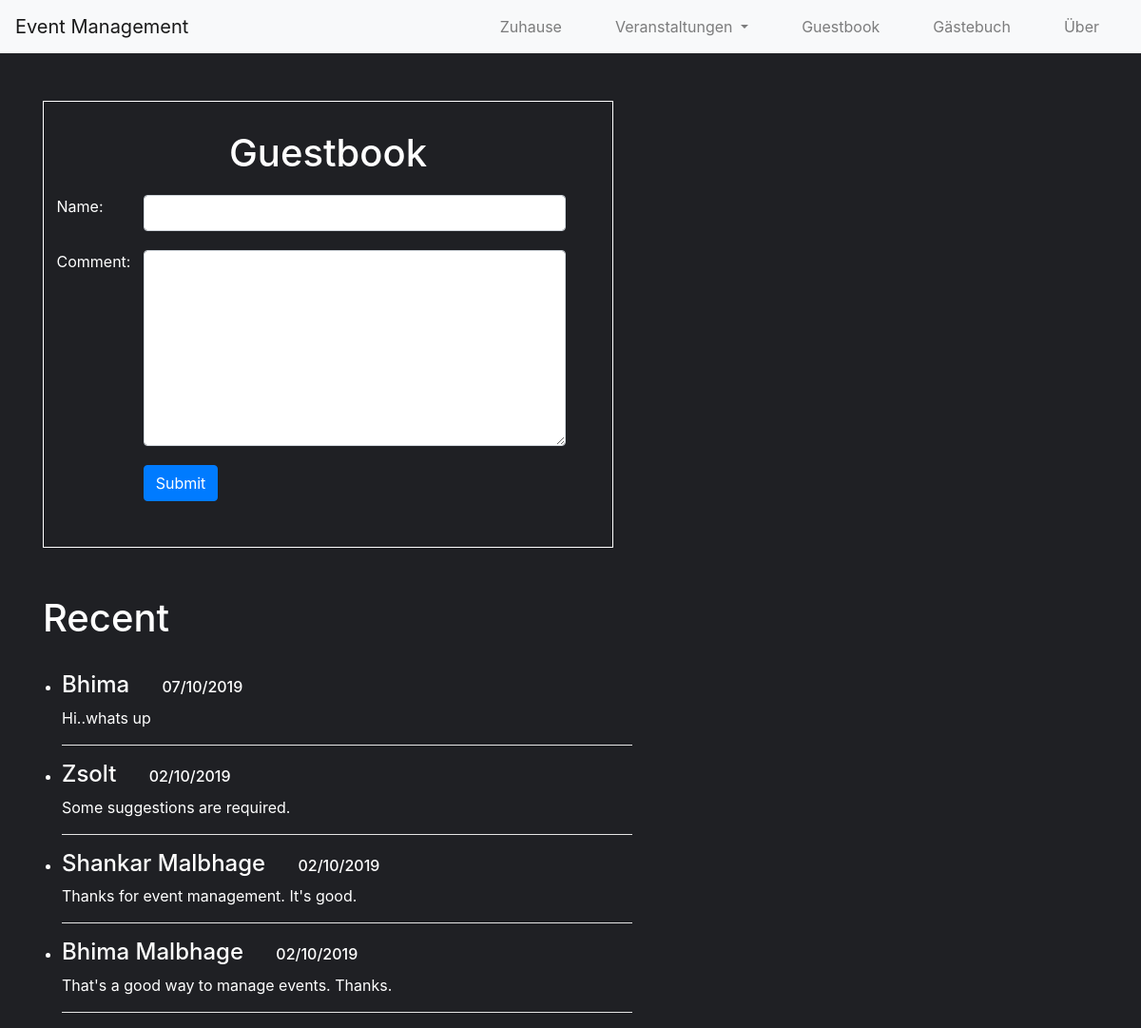
The app's page /forum.php?lang=gr with its own data.
### tables this page shows
CREATE TABLE `forum` (
  `id` int(11) NOT NULL,
  `name` varchar(1000) NOT NULL,
  `date` varchar(100) NOT NULL,
  `comment` longtext NOT NULL
);

### forum.php (the view, shortened to what this page needs)
<?php
include "config.php";
?>
<!DOCTYPE html>
<html>
<head>
		<link rel="stylesheet" type="text/css" href="style.css">
<link rel="stylesheet" href="https://maxcdn.bootstrapcdn.com/bootstrap/4.3.1/css/bootstrap.min.css">
</head>
<body style="background-color: #1f2024;color: white;">
<?php include 'header.php';?>
<section>
	<div class="container">
		<div class="forum-box">
			<h1 class="text-center">Guestbook</h1>
			<form action="forum.php" method="post">
			<div class="row field">
				<div class="col-md-2 col-4" style="">&nbsp;&nbsp;&nbsp;Name:</div>
				<div class="col-md-10 col-8" >
					<input type="text" name="name" class="form-control" style="width: 90%;" required="true">
				</div>
			</div>
			<div class="row field">
				<div class="col-md-2 col-4" style="">&nbsp;&nbsp;&nbsp;Comment:</div>
				<div class="col-md-10 col-8" >
					<textarea class="form-control" name="comment" rows="8" style="width: 90%;" required="true"></textarea>
				</div>
			</div>
						<div class="row field">
				<div class="col-md-2 col-4" style=""></div>
				<div class="col-md-10 col-8" >
					<input type="Submit" name="subforum" value="Submit" class="btn btn-primary">
				</div>
			</div>
			</form>
		</div>
	</div>
</section>
<section id="forum-bottom">
	<div class="container">
		<h1>Recent</h1>
		<br>
		<div class="flist">
			<ul>
				<?php
					$sql = "SELECT id,name, date,comment FROM forum ORDER BY date DESC, id DESC";
					$result = $conn->query($sql);
					if ($result->num_rows > 0) {
					    while($row = $result->fetch_assoc()) {
					    ?>
			<li><h4><?php echo $row['name']; ?><span style="font-size: 16px;margin-left: 30px;"> <?php echo $row['date']; ?> </span></h4>
					<p><?php echo $row['comment']; ?></p>
				</li>
				<hr>
					    <?php
					    }
					} else {
					    echo "0 results";
					}
				?>
			</ul>
		</div>
	</div>
</section>
</body>
</html>

### style.css (style rules this page uses)
* { margin: 0; padding: 0; }
body { font-family: sans-serif; }
.forum-box { width: 600px; height: 470px; border:1px solid white; margin:50px 0; }
.forum-box h1 { margin-top: 30px; }
.forum-box .field { margin-top: 20px; }
.flist { width: 600px; padding-left: 20px; }
.flist hr { background-color: white; width: 600px; }
.contact-box .field,h1 { margin-top: 20px; }

### records on screen
forum: name "Bhima", date "07/10/2019", comment "Hi..whats up"
forum: name "Zsolt", date "02/10/2019", comment "Some suggestions are required."
forum: name "Shankar Malbhage", date "02/10/2019", comment "Thanks for event management. It's good."
forum: name "Bhima Malbhage", date "02/10/2019", comment "That's a good way to manage events. Thanks."

### other values on screen
$i[0] "Zuhause"
$i[1] "Veranstaltungen"
$i[5] "Gästebuch"
$i[6] "Über"
